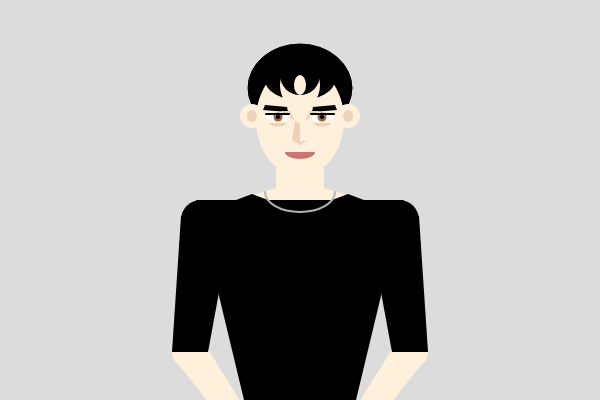
Frame 1 (no input)
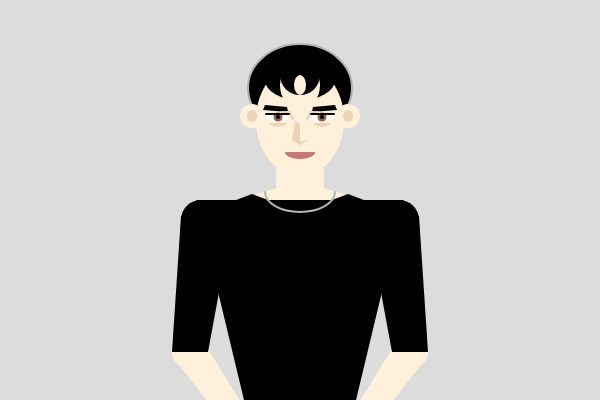
Frame 60 (no input)
Frame 120 (the mouse pressed at the canvas centre since frame 60): identical to frame 60, image omitted

The p5.js sketch that drew these frames (run headless with seeded random() and noise() and a simulated clock; from frame 60 on, the mouse is pressed at the canvas centre):

// p5.js sketch
// ── sketch.js
function setup() {
  createCanvas(600, 400);
}

function draw() {
  background(220);

  fill(0);
  ellipse(300, 88, 104, 88); // head
 
  fill(255, 240, 220);
  noStroke();
  ellipse(300, 120, 88, 112); // face
  ellipse(252, 116, 24, 24); // left ear
  ellipse(348, 116, 24, 24); // right ear
  rect(276, 168, 48, 32); // neck
  
  fill(0);
  quad(265, 105 , 287, 107, 288 ,112, 263, 110); //eyebrows1
  quad(335, 105 , 313, 107, 312 ,112, 337, 110); //eyebrows2
  
  
  fill(255, 240, 220);
  triangle(236, 200, 276, 200, 276, 188); // 승모근1
  triangle(364, 200, 324, 200, 324, 188); // 승모근2
  quad(172, 356, 200, 336, 252, 420, 244, 448); // left arm2
  quad(428, 356, 400, 336, 348, 420, 356, 448); // right arm2
  ellipse(188, 352, 32, 32); // 왼쪽 팔꿈치
  ellipse(412, 352, 32, 32); // 오른쪽 팔꿈치
  
  fill(0); // top color
  quad(196, 200, 404, 200, 356, 400, 244, 400); // body
  ellipse(201, 220, 40, 40); // left shoulder
  ellipse(399, 220, 40, 40); // right shoulder
  triangle(236, 200, 252, 194, 268, 200); // 승모근 위 옷1
  triangle(364, 200, 348, 194, 332, 200); // 승모근 위 옷2
  
  quad(181, 216, 236, 200, 208, 352, 172, 352); // left arm1
  quad(419, 216, 364, 200, 392, 352, 428, 352); // right arm1
  
  fill(235, 210, 185) // shadow
  triangle(290, 111, 295, 121, 280, 111);
  triangle(310, 111, 305, 121, 320, 111);
  quad(295, 121, 300, 124, 300, 145, 292, 140);
  triangle(300, 142, 300, 145, 308, 140);
  ellipse(252, 116, 10, 12); // left ear
  ellipse(348, 116, 10, 12); // right ear
  
  fill(200, 120, 115); //lip color
  arc(300, 152, 30, 14, 0, PI);
  
  fill(255); //eye
  arc (278 ,115, 25, 14, 0, PI);
  arc (322 ,115, 25, 14, 0, PI);
  fill(150, 100, 70);
  ellipse(278, 117, 9, 9);
  ellipse(322, 117, 9, 9);
  fill(0);
  ellipse(278, 117, 4, 4);
  ellipse(322, 117, 4, 4);
  stroke(0);
  strokeWeight(2);
  line(266, 114, 289, 114);
  line(334, 114, 311, 114);
  
  noStroke();
  fill(235, 210, 185); // 피부 그림자색

  arc(278, 123, 18, 7, 0, PI); // 왼쪽 애굣살
  arc(322, 123, 18, 7, 0, PI); // 오른쪽 애굣살
  
  fill(0); //hair detail
  ellipse(300, 80, 70,40);
  fill(255, 240, 220);
  ellipse(300, 85, 40, 50);
  fill(0);
  ellipse(300, 75, 40, 40);
  fill(255, 240, 220);
  ellipse(300, 85, 12, 20);
  
  noFill(); // necklace
  stroke(180);
  strokeWeight(2);
  arc(300, 192, 70, 40, 0, PI);
}
